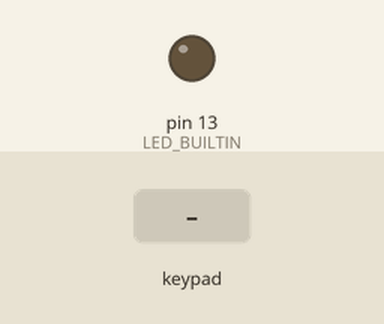
This sketch was run on a simulated Arduino Uno, built with avr-gcc and run on an emulated ATmega328P. On the bench: output pins drawn as LEDs (lit = HIGH). The inputs (shaded band) are chosen by the test bench.

Above: at 1.2 s.
1.3 s: key '6' pressed
At 2.3 s:
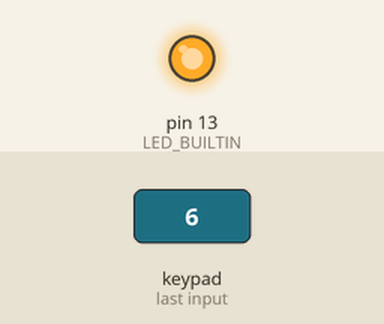
Timing chart, 0 to 7.8 s (numbered marks = the images above; inputs shaded):
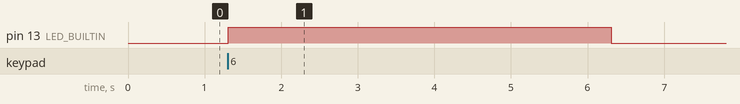

Measured:
- after the input at 1.3 s, pin 13 (LED_BUILTIN): LOW → HIGH at once, → LOW 5.0 s later

The sketch:

sketch_jun14a.ino
```cpp
#include <Keypad.h>

const byte ROWS = 4;
const byte COLS = 3;

char hexaKeys[ROWS][COLS] = {
  {'1', '2', '3'},
  {'4', '5', '6'},
  {'7', '8', '9'},
  {'*', '0', '#'}
};

byte rowPins[ROWS] = {5, 6, 7, 8};
byte colPins[COLS] = {2, 3, 4};
char pass = '6';

Keypad customKeypad = Keypad(makeKeymap(hexaKeys), rowPins, colPins, ROWS, COLS);

void setup(){
  Serial.begin(9600);
  pinMode(LED_BUILTIN,OUTPUT);
  digitalWrite(LED_BUILTIN, LOW);
}

void loop(){

  char customKey = customKeypad.getKey();
  if(customKey == pass)
  {
    digitalWrite(LED_BUILTIN, HIGH);
    delay(5000);
    digitalWrite(LED_BUILTIN, LOW);
  }
  /*char customKey[1];

  for(int i = 0; i < 1; i++)
  {
    char ch = customKeypad.getKey();

    while(ch == NO_KEY)
    {
      ch = customKeypad.getKey();
    }

    if(customKey[i] != NO_KEY)
    {
      customKey[i] = ch;
      Serial.println(customKey[i]);
    }
  }

  boolean flag = true;
  for(int i = 0; i < 1; i++)
  {
    if(customKey[i]!=pass[i])
    {
      flag = false;
      break;
    }
  }

  if(flag)
  {
     digitalWrite(LED_BUILTIN, HIGH);
     delay(5000);
     digitalWrite(LED_BUILTIN, LOW);
  }*/
}
```
